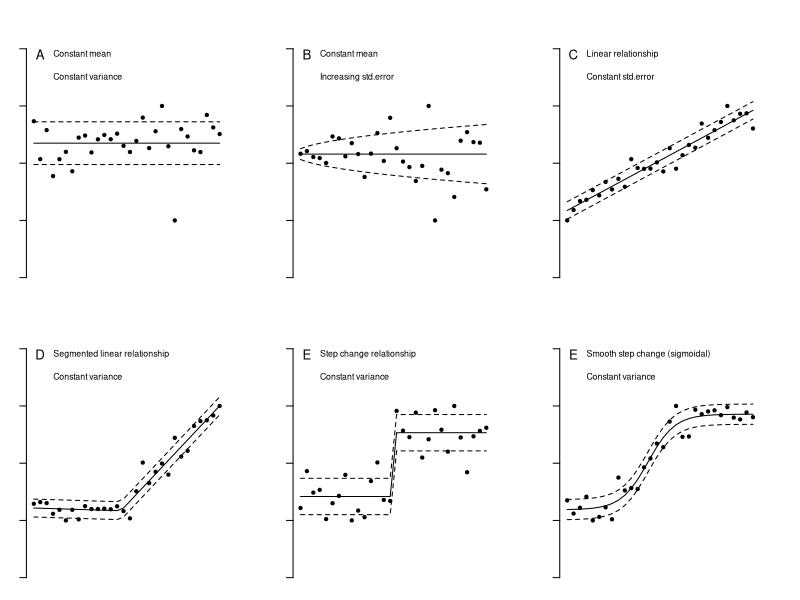

Write R code to recreate this figure.
#  -------------------------------------------------------------------------------
# Script and models used in model fitting procedure. 

# Based on figures originally presented in Carstensen and Weydmann 2012.

#  -------------------------------------------------------------------------------

library("nlme")

#pdf("models.pdf")
# Set plotting area
par(mfrow=c(2,3), mar=c(1,2,3,3), bty="n")


# --------------------------------------------------------------
# Null model (i.e mean) 
# --------------------------------------------------------------

x= seq(1,30, 1)
y = 10 + rnorm(length(x), 0, 5) 
y = (y-min(y))/(max(y)- min(y))
plot(x, y, pch=20, ylim=c(-0.5,1.5), main = "", yaxt="n", xaxt="n")
axis(side=2, labels=F)
fit.gnls<-gnls(y~b0,start=c(b0=0))

lines(x, predict(fit.gnls))
lines(x, predict(fit.gnls)+sd(y), lty=2)
lines(x, predict(fit.gnls)-sd(y), lty=2)
text(2, 1.45, "A", cex=1.2 )
text(3, 1.45, "Constant mean", pos=4, cex=0.8)
text(3, 1.25, "Constant variance", pos=4, cex=0.8)



# --------------------------------------------------------------
# Constant mean with increasing variance.
# --------------------------------------------------------------

x= seq(1,30, 1)
y = 10 + (x/10)*rnorm(length(x), 0, 5) 
y = (y-min(y))/(max(y)- min(y))

plot(x, y, pch=20, ylim=c(-0.5,1.5), main = "", yaxt="n", xaxt="n")
axis(side=2, labels=F)

fit.gnls<-gnls(y~b0,start=c(b0=0), weights =varFixed(~x))
sig = attr(residuals(fit.gnls), "std")
lines(x, predict(fit.gnls))
lines(x, predict(fit.gnls)+sig, lty=2)
lines(x, predict(fit.gnls)-sig, lty=2) 

text(2, 1.45, "B", cex=1.2 )
text(3, 1.45, "Constant mean", pos=4, cex=0.8)
text(3, 1.25, "Increasing std.error", pos=4, cex=0.8)





# --------------------------------------------------------------
# Linear model.
# --------------------------------------------------------------

x= seq(1,30, 1)
y = 10 + (2*x) + rnorm(length(x), 0, 5) 
y = (y-min(y))/(max(y)- min(y))

plot(x, y, pch=20, ylim=c(-0.5,1.5), main = "", yaxt="n", xaxt="n")
axis(side=2, labels=F)
fit.gnls<-gnls(y~b0+b1*(x),start=c(b0=0,b1=0) )
sig = summary(fit.gnls)$sigma # standard deviation of the residuals (called standard error in R)
lines(x, predict(fit.gnls))
lines(x, predict(fit.gnls)+sig, lty=2)
lines(x, predict(fit.gnls)-sig, lty=2) 

text(2, 1.45, "C", cex=1.2 )
text(3, 1.45, "Linear relationship", pos=4, cex=0.8)
text(3, 1.25, "Constant std.error", pos=4, cex=0.8)



# --------------------------------------------------------------
# Segmented linear model.
# --------------------------------------------------------------

x= seq(1,30, 1)
k= 15; d=4
y = ifelse(x-k<= 0, x/10, x/10 + d*(x-k)) + rnorm(length(x), 0, 5) 
y = (y-min(y))/(max(y)- min(y))

plot(x, y, pch=20, ylim=c(-0.5,1.5), main = "", yaxt="n", xaxt="n")
axis(side=2, labels=F)
rm(k)

fit.gnls<-gnls(y~b0+ ifelse(x- k <=0, b1*x, b1*x + b2*(x-k)),  start=c(k=15, b0=0.122, b1=0, b2 =0.05)) 

sig = summary(fit.gnls)$sigma # standard deviation of the residuals (called standard error in R)
lines(x, predict(fit.gnls))
lines(x, predict(fit.gnls)+sig, lty=2)
lines(x, predict(fit.gnls)-sig, lty=2) 

text(2, 1.45, "D", cex=1.2 )
text(3, 1.45, "Segmented linear relationship", pos=4, cex=0.8)
text(3, 1.25, "Constant variance", pos=4, cex=0.8)




# --------------------------------------------------------------
# Step increase in mean.
# --------------------------------------------------------------
x= seq(1,30, 1)
k= 15; d=15
y = ifelse(x-k<= 0, 10, 10 + d) + rnorm(length(x), 0, 5) 
y = (y-min(y))/(max(y)- min(y))

plot(x, y, pch=20, ylim=c(-0.5,1.5), main = "", yaxt="n", xaxt="n")
axis(side=2, labels=F)
rm(k)
# rm(k) couldn't get model to converge on here. If I'm reading the paper correctly, need to give different values of k, calculate the likelihood and and then select the best model.
k1 = c(14, 15, 16)

logLikResult = rep(NA, 3)
for(i in 1:3){
  k = rep(k1[i], length(x))
  fit.gnls<-gnls(y~ ifelse(x- k <= 0, b0, b0 + b1),  start=c(b0=10,b1=15))
  logLikResult[i] = logLik(fit.gnls)
}
# k = 15 is best logLik score

k = rep(15, length(x))
fit.gnls<-gnls(y~ ifelse(x- k <= 0, b0, b0 + b1),  start=c(b0=10,b1=15))
sig = summary(fit.gnls)$sigma # standard deviation of the residuals (called standard error in R)
lines(x, predict(fit.gnls))
lines(x, predict(fit.gnls)+sig, lty=2)
lines(x, predict(fit.gnls)-sig, lty=2) 

text(2, 1.45, "E", cex=1.2 )
text(3, 1.45, "Step change relationship", pos=4, cex=0.8)
text(3, 1.25, "Constant variance", pos=4, cex=0.8)



# --------------------------------------------------------------
# Sigmoidal model (smooth step)
# --------------------------------------------------------------

M = 15 # mid point
B= 0.5 # slope
K = 40 # max
A = 0 # min
x = seq(1, 30, 1)

y = A+((K-A)/(1+ exp(-1*B*(x-M)))) +rnorm(length(x), 0, 5)
y = (y-min(y))/(max(y)- min(y))
fit.gnls<-gnls(y~A+((K-A)/(1+ exp(-1*B*(x-M)))), start=c(A=0.1 , K=0.9 , B=2, M=15))

plot(x, y, pch=20, ylim=c(-0.5,1.5), main = "", yaxt="n", xaxt="n")
axis(side=2, labels=F)
sig = summary(fit.gnls)$sigma # standard deviation of the residuals (called standard error in R)
lines(x, predict(fit.gnls))
lines(x, predict(fit.gnls)+sig, lty=2)
lines(x, predict(fit.gnls)-sig, lty=2) 

text(2, 1.45, "E", cex=1.2 )
text(3, 1.45, "Smooth step change (sigmoidal)", pos=4, cex=0.8)
text(3, 1.25, "Constant variance", pos=4, cex=0.8)







### The challenges 

# --------------------------------------------------------------
# Linearly inc mean with linearly increasing variance.
# --------------------------------------------------------------
# 
# x= seq(1,30, 1)
# y = 10 + 2*x+ (x/10)*rnorm(length(x), 0, 5) 
# y = (y-min(y))/(max(y)- min(y))
# 
# plot(x, y, pch=20, ylim=c(-0.5,1.5), main = "", yaxt="n", xaxt="n")
# axis(side=2, labels=F)
# fit.gnls<-gnls(y~b0+b1*(x),start=c(b0=0,b1=0) , weights =varFixed(~x))
# sig = attr(residuals(fit.gnls), "std")
# lines(x, predict(fit.gnls))
# lines(x, predict(fit.gnls)+sig, lty=2)
# lines(x, predict(fit.gnls)-sig, lty=2) 
# 
# text(2, 1.45, "C", cex=1.2 )
# text(3, 1.45, "Linear relationship", pos=4, cex=0.8)
# text(3, 1.25, "Increasing std.error", pos=4, cex=0.8)
# 






# --------------------------------------------------------------
# Step increase in mean and  variance
# --------------------------------------------------------------
# 
# x= seq(1,30, 1)
# k= 15; d=15
# y = ifelse(x-k<= 0, 10+ rnorm(length(x), 0, 5) , 10 + d + rnorm(length(x), 0, 15)) 
# y = (y-min(y))/(max(y)- min(y))
# 
# plot(x, y, pch=20, ylim=c(-0.5,1.5), main = "", yaxt="n", xaxt="n")
# axis(side=2, labels=F)
# rm(k)
# 
# k1 = c(14, 15, 16)
# 
# logLikResult = rep(NA, 3)
# for(i in 1:3){
# k = rep(k1[i], length(x))
# fit.gnls<-gnls(y~ ifelse(x- k <= 0, b0, b0 + b1),  start=c(b0=10,b1=15))
# logLikResult[i] = logLik(fit.gnls)
# }
# # k = 15 is best logLik score
# 
# k = rep(15, length(x))
# 
# # split data into two sections
# varAB = rep(NA, length(x))
# varAB[which(x <= k[1])] = 1
# varAB[which(x > k[1])] = 2
# 
# fit.gnls<-gnls(y~ ifelse(x- k <= 0, b0, b0 + b1),  start=c(b0=10,b1=15), weights= varIdent(form=~1| varAB))
# sig = attr(residuals(fit.gnls), "std")
# lines(x, predict(fit.gnls))
# lines(x, predict(fit.gnls)+sig, lty=2)
# lines(x, predict(fit.gnls)-sig, lty=2) 
# 
# text(2, 1.45, "I", cex=1.2 )
# text(3, 1.45, "Step change relationship", pos=4, cex=0.8)
# text(3, 1.25, "Step change std.error", pos=4, cex=0.8)


#dev.off()
